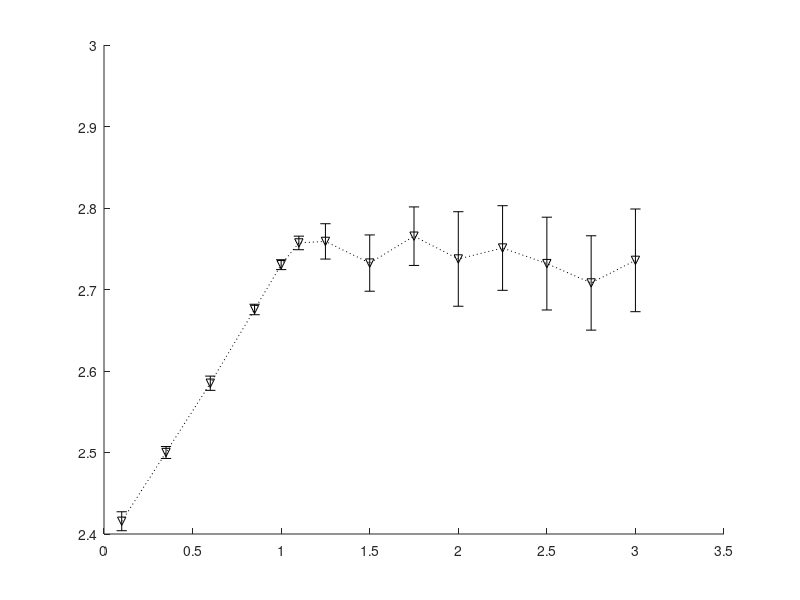

Recreate this plot in MATLAB. (Note: this script raises an error after producing the figure.)
no = sqrt(10);

% % figure 1
% x = csvread('FB_QDCompare_RFIFOLIFO_B10_N250_K20_Beta05_Lambda_0568_167.csv', 1, 0);
% arrival_rates = x(:, 1);
% FIFO_D = x(:, 3);
% FIFO_D_std = x(:, 5)/no;
% R_D = x(:,7);
% R_D_std = x(:, 9)/no;
% LIFO_D = x(:, 11);
% LIFO_D_std = x(:, 13)/no;
% 
% figure(1);
% hold on;
% errorbar(arrival_rates, FIFO_D, 2 * FIFO_D_std, 'kv:', 'LineWidth', 3, 'MarkerSize', 8);
% errorbar(arrival_rates, R_D, 2 * R_D_std, 'ko:', 'LineWidth', 3, 'MarkerSize', 8);
% errorbar(arrival_rates, LIFO_D, 2 * LIFO_D_std, 'ks:', 'LineWidth', 3, 'MarkerSize', 8);
% xlabel('Arrival Rate - \lambda (packets/sec)');
% ylabel('Average delivery delay (secs)');
% legend('FIFO','Random','LIFO');
% grid on;

% figure 1
x = csvread('FB_QDCompare_RFIFOLIFO_B500_N50_K5_Beta0.1_Lambda1_3.csv', 1, 0);
arrival_rates = x(:, 1);
FIFO_D = x(:, 3);
FIFO_D_std = x(:, 5)/no;
R_D = x(:,7);
R_D_std = x(:, 9)/no;
LIFO_D = x(:, 11);
LIFO_D_std = x(:, 13)/no;

figure(1);
hold on;
errorbar(arrival_rates, FIFO_D, 2 * FIFO_D_std, 'kv:', 'LineWidth', 3, 'MarkerSize', 8);
errorbar(arrival_rates, R_D, 2 * R_D_std, 'ko:', 'LineWidth', 3, 'MarkerSize', 8);
errorbar(arrival_rates, LIFO_D, 2 * LIFO_D_std, 'ks:', 'LineWidth', 3, 'MarkerSize', 8);
xlabel('Arrival Rate - \lambda (packets/sec)');
ylabel('Average delivery delay (secs)');
legend('FIFO','Random','LIFO');
grid on;


